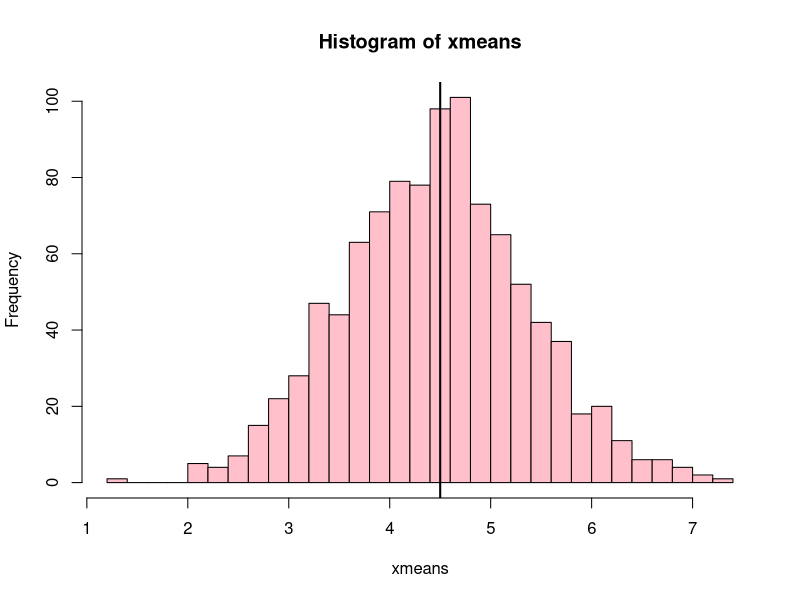
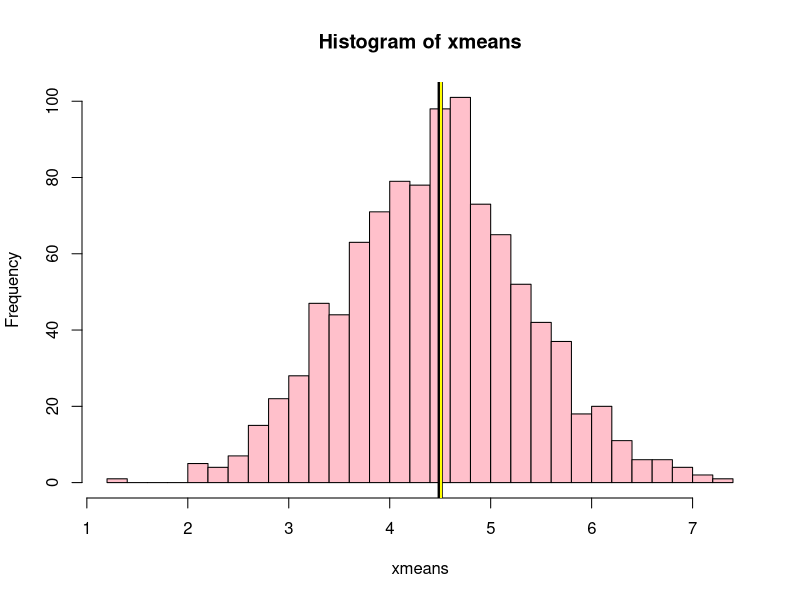

These figures' R source, in order:
## ---- chunk 1
knitr::opts_chunk$set(echo = TRUE)

library(knitr)
## ---- chunk 2
years <- c(1985, 1989, 2004, 1993, 2021, 2021, 2021, 2012, 2002, 1984)
age <- 2022-years

## ---- chunk 3
# Number of repeats
nit <- 100

# Matrix to catch samples
bootAge <-  matrix(data = NA, 
                   nrow = nit, 
                   ncol = length(age),
                   dimnames = list(c(1:nit),
                                   c(1:length(age))
                   )
)

# Vector to catch medians
bootMedAge <- c()

# Collect bootstrap samples of penny ages and calculate medians
for (i in 1:nit) {
        bootAge[i,] <- sample(x = age,
                              size = length(age),
                              replace = TRUE
                              )
        bootMedAge[i] <- median(bootAge[i,])
        
}

## ---- chunk 4
# Method 1: Estimate the confidence interval taking the quantiles directly from theta hat star

# Get means of teh boostrap samples
bootAgeMeans <- rowMeans(bootAge)

# Get lower end of the confidence interval
M1thetaLL <- quantile(bootAgeMeans, prob = 0.025)

# Get higher end of confidence interval
M1thetaUL <- quantile(bootAgeMeans, prob = 0.975)

## ---- chunk 5
# Method 2: Use the Normal approximation to find the confidence interval

# Calculate theta hat
ageThetaHat <- mean(bootAgeMeans)

# Calculate the standard error
sterr <- sd(bootAgeMeans)

# Get lower end of the confidence interval
M2thetaLL <- ageThetaHat - 1.96*sterr

# Get higher end of confidence interval
M2thetaUL <- ageThetaHat + 1.96*sterr

## ---- chunk 6
cocks <- c(1359.8, 1355.3, 1355.1, 1353.0, 1349.8, 1348.8, 1345.2)
hens <- c(1357.5, 1356.4, 1355.1, 1353.5, 1353.2, 1352.5, 1350.0, 1349.8, 1346.2, 1344.9, 1344.4, 1343.9, 1342.6)
## ---- chunk 7
# Calculate the test statistic (mean(cocks) - mean(hens)) to test if cocks and hens fly at different speeds
birdThetaHat <- mean(cocks) - mean(hens)

# Create vector of zeros to compare the sample permutation test statistics against
dif <- integer(1000)

# Create vector of the differences between the sample permutation's means and the null (0)
for (i in 1:length(dif)) {
        samp <- sample(x = c(cocks, hens),
                       replace = FALSE)
        dif[i] <- mean(samp[1:7]) - mean(samp[8:20])
}

p_bird <- sum(abs(dif) > abs(birdThetaHat))/length(dif)

## ---- chunk 8
# Number of repeats
nit <- 1000

# Define the matrices into which the cock boostrap and hen bootstrap samples will be stored, and the vector in which the differences between the means will be stored.
bootCocks <- matrix(data = NA, 
                nrow = nit, 
                ncol = length(cocks),
                dimnames = list(c(1:nit),
                                c(1:length(cocks))
                                )
                )

bootHens <- matrix(data = NA, 
                nrow = nit, 
                ncol = length(hens),
                dimnames = list(c(1:nit),
                                c(1:length(hens))
                                )
                )
bootDiff <- c()

# Run bootstrap for the number of iterations as defined by nit
for (i in 1:nit) {
    # Collect bootstrap samples for the cocks 
        bootCocks[i,] <- sample(x = cocks,
                            size = length(cocks),
                            replace = TRUE
                            )
        
    # Collect bootstrap samples for the hens
        bootHens[i,] <- sample(x = hens,
                            size = length(hens),
                            replace = TRUE
                            )
        
    # Collect the difference between the means of the cock and hen bootstrap samples 
        bootDiff[i] <- mean(bootCocks[[i]]) - mean(bootHens[[i]])
}

# Difference between cock and hen flying times
CHtheta <- mean(cocks) - mean(hens)

# Get lower end of the confidence interval
CHthetaLL <- quantile(bootDiff, prob = 0.025)

# Get higher end of confidence interval
CHthetaUL <- quantile(bootDiff, prob = 0.975)
## ---- chunk 9
# Make distribution of tonsil size and carrier of he virus
tonsils <- matrix(data = c(497, 19, 560, 29),
                  nrow = 2,
                  ncol = 2,
                  dimnames = list(c("Noncarrier", "Carrier"),
                                  c("Not Enlarged", "Enlarged"))
                   )

kable(tonsils)

## ---- chunk 10
# Define test statistic as the percent of patients that are carriers of the virus for the enlarged and not enlarged tonsils groups
tonsilsTestStat <- (tonsils["Carrier","Not Enlarged"]/sum(tonsils[,"Not Enlarged"])) - (tonsils["Carrier","Enlarged"]/sum(tonsils[,"Enlarged"]))

# Create matrix for the raw data
tonsilsRaw <- matrix(data = NA,
                     nrow = sum(tonsils[,"Enlarged"], tonsils[,"Not Enlarged"]),
                     ncol = 2,
                     dimnames = list(c(1:sum(tonsils[,"Enlarged"], tonsils[,"Not Enlarged"])),
                                     c("Tonsil Size", "Carrier Status")
                                     )
                     )

# Populate matrix using data from the summary tonsils table
tonsilsRaw[,"Tonsil Size"] <- c(rep("Not Enlarged", sum(tonsils[,"Not Enlarged"])), 
                                rep("Enlarged", sum(tonsils[,"Enlarged"]))
                                )

tonsilsRaw[,"Carrier Status"] <- c(rep("Carrier", sum(tonsils["Carrier","Not Enlarged"])), 
                                   rep("Noncarrier", sum(tonsils["Noncarrier","Not Enlarged"])),
                                   rep("Carrier", sum(tonsils["Carrier","Enlarged"])), 
                                   rep("Noncarrier", sum(tonsils["Noncarrier","Enlarged"]))
                                   )

# Create an array to collect new data sets
bootTonsils <- array(data = NA,
                     dim = c(length(tonsilsRaw[,1]),
                             length(tonsilsRaw[1,]),
                             nit),
                     dimnames = list(names(tonsilsRaw[,1]),
                                     names(tonsilsRaw[1,]),
                                     1:nit)
                     )

# nit should still be set to 1000, so 1000 permutations will be conducted
# To get the permutations of this data set, I will randomly sample the tonsil size column, then the carrier status column, then cbind() them together into a new data set permutation. These will be saved into the bootTonsils array

for (i in 1:nit){
        bootTonsils[,,i] <- cbind("Tonsil Size" = sample(x = tonsilsRaw[, "Tonsil Size"],           # Sample tonsil size
                                                         replace = FALSE), 
                                  "Carrier Status" = sample(x = tonsilsRaw[, "Carrier Status"],     # Sample carrier status
                                                            replace = FALSE))                       # And bind into array page
}

# Calculate the test statistic for each permutation
# For this loop, the goal is a vector of the differences between the proportion of patients with enlarged tonsils who are ALSO carriers and the proportion of partiets with normal tonsils who are ALSO carriers. 
for (i in 1:nit){
        thetaTonsils <- c()
        thetaTonsils[i] <- (sum(as.integer(bootTonsils[,"Carrier Status",i] == "Carrier"         # Subset carriers with
                                           & bootTonsils[,"Tonsil Size",i] == "Enlarged"))       # large tonsils and 
                            / sum(as.integer(bootTonsils[,"Tonsil Size",i] == "Enlarged"))       # divide by all enlarged
                            ) 
                            -                                                                    # Subtracted by...
                           (sum(as.integer(bootTonsils[,"Carrier Status",i] == "Carrier"         # The subset carriers with 
                                           & bootTonsils[,"Tonsil Size",i] == "Not Enlarged"))   # normal tonsils and 
                            / sum(as.integer(bootTonsils[,"Tonsil Size",i] == "Not Enlarged"))   # divided by all normal
                            )
        
}

p_tonsils <- sum(abs(thetaTonsils) > abs(tonsilsTestStat))/length(thetaTonsils)

## ---- chunk 11
# Make distribution of tonsil size and carrier of he virus
tonsilsTrue <- matrix(data = c(497, 19, 560, 29, 269, 24),
                      nrow = 2,
                      ncol = 3,
                      dimnames = list(c("Noncarrier", "Carrier"),
                                  c("Not Enlarged", "Enlarged", "Greatly Enlarged"))
                   )

kable(tonsilsTrue)

## ---- chunk 12
# Bootstrap and means
x<-seq(0,9,by=1)
table(sample(x,size=length(x),replace=T))

xmeans<-vector(length=1000)

for (i in 1:1000)
  {
  xmeans[i]<-mean(sample(x,replace=T))
  }

hist(xmeans,breaks=30,col="pink")
abline(v=mean(x),lwd=2)

# Bias and standard error
bias.boot<-mean(xmeans)-mean(x)

hist(xmeans,breaks=30,col="pink")
abline(v=mean(x),lwd=5,col="black")
abline(v=mean(xmeans),lwd=2,col="yellow")

se.boot<-sd(xmeans)

# Confidence intervals
# Method 1
LL.boot<-mean(xmeans)-1.96*se.boot
UL.boot<-mean(xmeans)+1.96*se.boot

# Method 2
quantile(xmeans,c(0.025,0.975))

# Compare against what we would have gotten through normal distribution theory
se.normal<-sqrt(var(x)/length(x))
LL.normal<-mean(x)-qt(0.975,length(x)-1)*se.normal
UL.normal<-mean(x)+qt(0.975,length(x)-1)*se.normal

## ---- chunk 13


